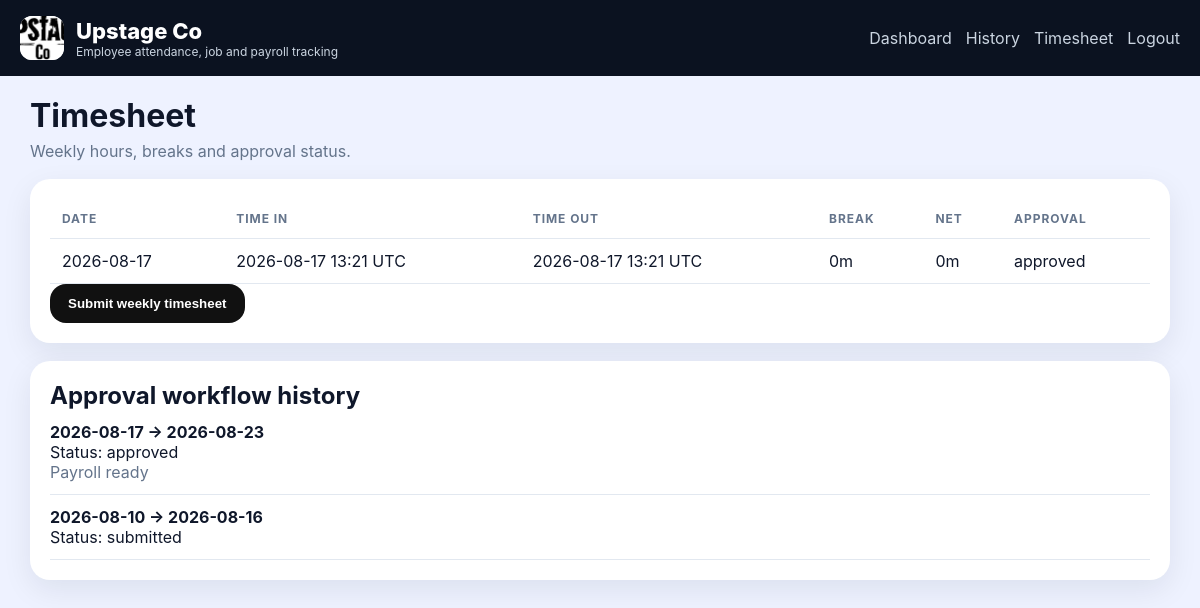
/employee/timesheet (signed in), run on the app's committed database.
### app.py (models this page shows)
class CompanySettings(db.Model):
    id = db.Column(db.Integer, primary_key=True)
    company_name = db.Column(db.String(120), default="Upstage Co")
    logo_path = db.Column(db.String(255), default="branding/upstage-company-logo.jpg")
    primary_color = db.Column(db.String(20), default="#111111")
    secondary_color = db.Column(db.String(20), default="#444444")
    timezone = db.Column(db.String(50), default="Australia/Melbourne")
    work_week = db.Column(db.String(50), default="Mon-Fri")
    standard_daily_hours = db.Column(db.Float, default=8.0)
    required_photo = db.Column(db.Boolean, default=True)
    required_gps = db.Column(db.Boolean, default=True)
    geofence_enabled = db.Column(db.Boolean, default=True)
    strict_geofence = db.Column(db.Boolean, default=False)
    geofence_name = db.Column(db.String(120), default="Upstage Workshop")
    geofence_lat = db.Column(db.Float, default=-37.8136)
    geofence_lng = db.Column(db.Float, default=144.9631)
    geofence_radius_m = db.Column(db.Float, default=200.0)
    late_threshold_minutes = db.Column(db.Integer, default=10)
    overtime_threshold_hours = db.Column(db.Float, default=8.0)
    paid_break_minutes = db.Column(db.Integer, default=20)
    unpaid_break_minutes = db.Column(db.Integer, default=30)
    allow_gallery_upload = db.Column(db.Boolean, default=False)
    retention_days = db.Column(db.Integer, default=365)
    enable_break_photo = db.Column(db.Boolean, default=False)

class Attendance(db.Model):
    id = db.Column(db.Integer, primary_key=True)
    attendance_uuid = db.Column(db.String(36), default=lambda: str(uuid.uuid4()), unique=True)
    user_id = db.Column(db.Integer, db.ForeignKey("user.id"), nullable=False)
    job_id = db.Column(db.Integer, db.ForeignKey("job.id"), nullable=False)
    status = db.Column(db.String(50), default="working")
    date = db.Column(db.Date, default=lambda: datetime.now(timezone.utc).date())
    time_in_at = db.Column(db.DateTime, nullable=False)
    time_out_at = db.Column(db.DateTime, nullable=True)
    time_in_device_at = db.Column(db.DateTime, nullable=True)
    time_out_device_at = db.Column(db.DateTime, nullable=True)
    offline_time_in = db.Column(db.Boolean, default=False)
    offline_time_out = db.Column(db.Boolean, default=False)
    time_in_photo = db.Column(db.String(255), nullable=True)
    time_out_photo = db.Column(db.String(255), nullable=True)
    time_in_lat = db.Column(db.Float, nullable=True)
    time_in_lng = db.Column(db.Float, nullable=True)
    time_out_lat = db.Column(db.Float, nullable=True)
    time_out_lng = db.Column(db.Float, nullable=True)
    time_in_address = db.Column(db.String(255), nullable=True)
    time_out_address = db.Column(db.String(255), nullable=True)
    time_in_device = db.Column(db.String(255), nullable=True)
    time_out_device = db.Column(db.String(255), nullable=True)
    work_summary = db.Column(db.Text, default="")
    notes = db.Column(db.Text, default="")
    final_job_photo = db.Column(db.String(255), nullable=True)
    total_break_minutes = db.Column(db.Integer, default=0)
    paid_break_minutes = db.Column(db.Integer, default=0)
    unpaid_break_minutes = db.Column(db.Integer, default=0)
    net_minutes = db.Column(db.Integer, default=0)
    approval_status = db.Column(db.String(50), default="draft")
    approver_id = db.Column(db.Integer, db.ForeignKey("user.id"), nullable=True)
    approval_note = db.Column(db.Text, default="")
    approved_at = db.Column(db.DateTime, nullable=True)
    geofence_status = db.Column(db.String(30), default="unknown")
    last_synced_at = db.Column(db.DateTime, default=lambda: datetime.now(timezone.utc))
    edited_after_approval = db.Column(db.Boolean, default=False)

class TimesheetApproval(db.Model):
    id = db.Column(db.Integer, primary_key=True)
    week_start = db.Column(db.Date, nullable=False)
    week_end = db.Column(db.Date, nullable=False)
    user_id = db.Column(db.Integer, db.ForeignKey("user.id"), nullable=False)
    status = db.Column(db.String(50), default="submitted")
    submitted_at = db.Column(db.DateTime, default=lambda: datetime.now(timezone.utc))
    reviewed_at = db.Column(db.DateTime, nullable=True)
    reviewer_id = db.Column(db.Integer, db.ForeignKey("user.id"), nullable=True)
    note = db.Column(db.Text, default="")

### app.py (the view)
@app.route("/employee/timesheet")
@login_required(role="employee")
def employee_timesheet_page():
    user = current_user()
    ws, we = week_bounds()
    rows = Attendance.query.filter_by(user_id=user.id).filter(Attendance.date.between(ws, we)).all()
    approvals = TimesheetApproval.query.filter_by(user_id=user.id).order_by(TimesheetApproval.submitted_at.desc()).all()
    return render_template("employee_timesheet.html", rows=rows, approvals=approvals)

### app.py (called while the page is built)
def ensure_utc_naive(value):
    if value is None:
        return None
    if value.tzinfo is not None:
        return value.astimezone(timezone.utc).replace(tzinfo=None)
    return value

def utcnow():
    return datetime.utcnow()

def dtfmt(value):
    if not value:
        return "-"
    value = ensure_utc_naive(value)
    return value.strftime("%Y-%m-%d %H:%M UTC")

@app.context_processor
def inject_helpers():
    settings = CompanySettings.query.first()
    return {"current_user": current_user, "company_settings": settings}

def current_user():
    uid = session.get("user_id")
    if not uid:
        return None
    return User.query.get(uid)

def login_required(role=None):
    def deco(fn):
        @wraps(fn)
        def wrapped(*args, **kwargs):
            user = current_user()
            if not user:
                return redirect(url_for("login"))
            if role and user.role != role:
                return redirect(url_for("index"))
            return fn(*args, **kwargs)
        return wrapped
    return deco

def week_bounds(day=None):
    day = day or utcnow().date()
    start = day - timedelta(days=day.weekday())
    end = start + timedelta(days=6)
    return start, end

### templates/employee_timesheet.html (shortened to what this page needs)
{% extends 'base.html' %}
{% block content %}
<div class="page-title"><h1>Timesheet</h1><p>Weekly hours, breaks and approval status.</p></div>
<div class="card">
  <table>
    <thead><tr><th>Date</th><th>Time In</th><th>Time Out</th><th>Break</th><th>Net</th><th>Approval</th></tr></thead>
    <tbody>
      {% for row in rows %}
      <tr><td>{{ row.date }}</td><td>{{ row.time_in_at|dtfmt }}</td><td>{{ row.time_out_at|dtfmt }}</td><td>{{ row.total_break_minutes }}m</td><td>{{ row.net_minutes }}m</td><td>{{ row.approval_status }}</td></tr>
      {% endfor %}
    </tbody>
  </table>
  <button class="btn primary" onclick="submitTimesheet()">Submit weekly timesheet</button>
</div>
<div class="card">
  <h2>Approval workflow history</h2>
  {% for row in approvals %}
    <div class="log-row"><strong>{{ row.week_start }} → {{ row.week_end }}</strong><div>Status: {{ row.status }}</div><div class="muted">{{ row.note }}</div></div>
  {% else %}
    <div class="muted">No submissions yet.</div>
  {% endfor %}
</div>
{% endblock %}

### templates/base.html (shortened to what this page needs)
<!doctype html>
<html lang="en">
<head>
  <link rel="stylesheet" href="{{ url_for('static', filename='css/styles.css') }}">
</head>
<body>
  <header class="topbar">
    <div>
      <div class="brand-row">
        <img class="brand-logo" src="{{ url_for('static', filename=(company_settings.logo_path if company_settings and company_settings.logo_path else 'branding/upstage-logo.png')) }}" alt="Company logo">
        <div>
          <div class="brand">{{ company_settings.company_name if company_settings else 'Upstage Time' }}</div>
          <div class="subtitle">Employee attendance, job and payroll tracking</div>
        </div>
      </div>
    </div>
    <nav class="navlinks">
      {% if session.get('user_id') %}
        {% if current_user().role == 'employee' %}
          <a href="{{ url_for('employee_dashboard') }}">Dashboard</a>
          <a href="{{ url_for('employee_history_page') }}">History</a>
          <a href="{{ url_for('employee_timesheet_page') }}">Timesheet</a>
        {% endif %}
        <a href="{{ url_for('logout') }}">Logout</a>
      {% endif %}
    </nav>
  </header>
  <main class="container">
    {% block content %}{% endblock %}
  </main>
</body>
</html>

### static/css/styles.css (style rules this page uses)
:root { --bg:#0b1220; --card:#ffffff; --muted:#64748b; --text:#0f172a; --line:#e2e8f0; --primary:#2563eb; --secondary:#0ea5a4; --danger:#dc2626; --surface:#f8fafc; }
* { box-sizing:border-box }
body { margin:0;font-family:Inter,Arial,sans-serif;background:#eef2ff;color:var(--text) }
a { color:var(--primary);text-decoration:none }
h1,h2,h3,p { margin:0 }
img { max-width:100%;display:block }
.topbar { background:var(--bg);color:#fff;padding:16px 20px;display:flex;justify-content:space-between;gap:20px;align-items:center;position:sticky;top:0;z-index:10 }
.brand-row { display:flex;align-items:center;gap:12px }
.brand-logo { width:44px;height:44px;border-radius:12px;object-fit:cover;background:#fff }
.brand { font-size:22px;font-weight:800 }
.subtitle { font-size:12px;color:#cbd5e1 }
.navlinks { display:flex;gap:14px;flex-wrap:wrap }
.navlinks a { color:#cbd5e1 }
.container { max-width:1180px;margin:0 auto;padding:20px }
.card,.login-card { background:var(--card);border-radius:20px;padding:20px;box-shadow:0 10px 30px rgba(15,23,42,.08);margin-bottom:18px }
.btn { border:none;border-radius:16px;padding:12px 18px;font-weight:700;cursor:pointer;display:inline-flex;justify-content:center;align-items:center;gap:8px }
.btn.primary { background:var(--primary);color:#fff }
.page-title { margin-bottom:18px }
.page-title p { color:var(--muted);margin-top:6px }
.muted { color:var(--muted) }
.table-wrap,.card table { overflow:auto }
.card table { width:100%;border-collapse:collapse }
.card th,.card td { padding:12px;border-bottom:1px solid var(--line);text-align:left;vertical-align:top }
.card th { font-size:12px;text-transform:uppercase;letter-spacing:.08em;color:var(--muted) }
.log-row { padding:12px 0;border-bottom:1px solid var(--line) }

### data on the page
CompanySettings: logo_path (picture), company_name "Upstage Co"
Attendance: date "2026-08-17", time_in_at|dtfmt "2026-08-17 13:21 UTC", time_out_at|dtfmt "2026-08-17 13:21 UTC", total_break_minutes "0", net_minutes "0", approval_status "approved"
TimesheetApproval: week_start "2026-08-17", week_end "2026-08-23", status "approved", note "Payroll ready"
TimesheetApproval: week_start "2026-08-10", week_end "2026-08-16", status "submitted"
